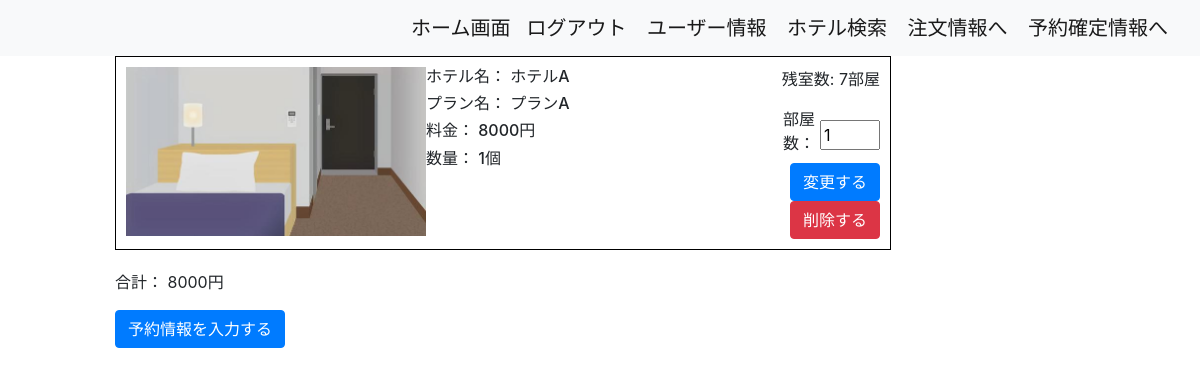
/hotel/cyumon_info/ (signed in), run on the app's committed database.
### hotel/models.py (models this page shows, shortened)
class PlanName(models.Model):
    name = models.CharField(max_length=1000)
    people = models.IntegerField()
    room_type = models.CharField(max_length=1000)
    price = models.DecimalField(max_digits=5, decimal_places=0)
    hotel = models.ForeignKey(HotelName, on_delete=models.CASCADE, default=1)
    stock = models.PositiveIntegerField(default=0)
    order = models.IntegerField(default=0)
    checkin = models.DateField(null=True, blank=True)
    checkout = models.DateField(null=True, blank=True)
    kupon = models.IntegerField(default=0)
    plan_id = models.IntegerField(default=0)
    objects = PlanNameManager()
    class Meta:
        db_table = 'plan_name'
        ordering = ['order']

class HotelName(models.Model):
    name = models.CharField(max_length=1000)
    order = models.IntegerField(default=0)
    class Meta:
        db_table = 'hotel_name'
        ordering = ['order']

### hotel/views.py (the view, shortened to what this page needs)
# urls.py: path('cyumon_info/', CyumonInfoView.as_view(), name='cyumon_info'),
class CyumonInfoView(LoginRequiredMixin, TemplateView):
    model = CyumonInfo
    template_name = os.path.join('hotel', 'cyumon_info.html')
    def get_context_data(self, **kwargs):
        context = super().get_context_data(**kwargs)
        user_id = self.request.user.id
        hotel_id = self.kwargs.get('hotel_id')
        query = CartItems.objects.filter(cart_id=user_id)
        total_price = 0
        items = []
        for item in query.all():
            total_price += item.quantity * item.product.price
            picture = item.product.pictures.first()
            picture_url = picture.image.url if picture else None
            in_stock = True if item.product.stock >= item.quantity else False
            tmp_item = {
                'quantity': item.quantity,
                'picture': picture_url,
                'id': item.id,
                'name': item.product.name,
                'price': item.product.price,
                'in_stock': in_stock,
                'hotel_name': item.product.hotel.name if item.product.hotel else 'Unknown Hotel',
                'product': item.product,
            }
            items.append(tmp_item)
        context['total_price'] = total_price
        context['items'] = items
        context['plans'] = PlanName.objects.filter(hotel=hotel_id)
        kupon_amount = int(self.request.GET.get('kupon_amount', 0))
        context['kupon_amount'] = kupon_amount
        context['discounted_price'] = context['total_price'] - context['kupon_amount']
        return context

### templates/hotel/cyumon_info.html (shortened to what this page needs)
{% extends 'base.html' %}
{% block content %}
<div class="col-10 offset-1">
    {% if items %}
        <div class="items-container">
            {% for item in items %}
                <div id="item-{{ item.id }}" style="border: 1px solid black; margin-bottom: 20px; padding: 10px; width: 80%;">
                    <div style="display: flex;">
                        <div style="flex: 1; text-align: center;">
                            {% if item.picture %}
                            <img src="{{ item.picture }}" alt="ホテル画像" style="max-width: 300px; max-height: 300px;">
                            {% endif %}
                        </div>
                        <div style="flex: 3;">
                            <h6>ホテル名： {{ item.hotel_name }}</h6>
                            <h6>プラン名： {{ item.name }}</h6>
                            <h6>料金： {{ item.price }}円</h6>
                            <h6>数量： <span id="quantity-{{ item.id }}">{{ item.quantity }}</span>個</h6>
                        </div>
                        <div style="flex: 1; text-align: right;">
                            <p>残室数: {{ item.product.stock }}部屋</p>
                            <div style="display: flex; justify-content: flex-end; align-items: center;">
                                <label for="new-quantity-{{ item.id }}" style="margin-right: 5px;">部屋数：</label>
                                <input type="number" id="new-quantity-{{ item.id }}" value="{{ item.quantity }}" min="1" max="{{ item.product.stock }}" style="width: 60px;">
                            </div>
                            <button class="btn btn-primary update-quantity" data-item-id="{{ item.id }}">変更する</button>
                            <button class="btn btn-danger delete-item" data-item-id="{{ item.id }}">削除する</button>
                        </div>
                    </div>
                </div>
            {% endfor %}
        </div>
        <div class="order-summary">
            <div class="total-price">
                <p>合計： <span id="total_price">{{ total_price }}</span>円</p>
            </div>
            <div class="submit-button">
                <a href="{% url 'hotel:input_useraddresses' %}?kupon_amount={{ kupon_amount }}" class="btn btn-primary">予約情報を入力する</a>
            </div>
        </div>
    {% else %}
        <h2>予約注文に予約が取られていません</h2>
    {% endif %}
</div>
{% endblock %}

### data on the page
PlanName: hotel_name "ホテルA", name "プランA", price "8000", quantity "1", product.stock "7"

### other printed values
{{ total_price }} "8000"
